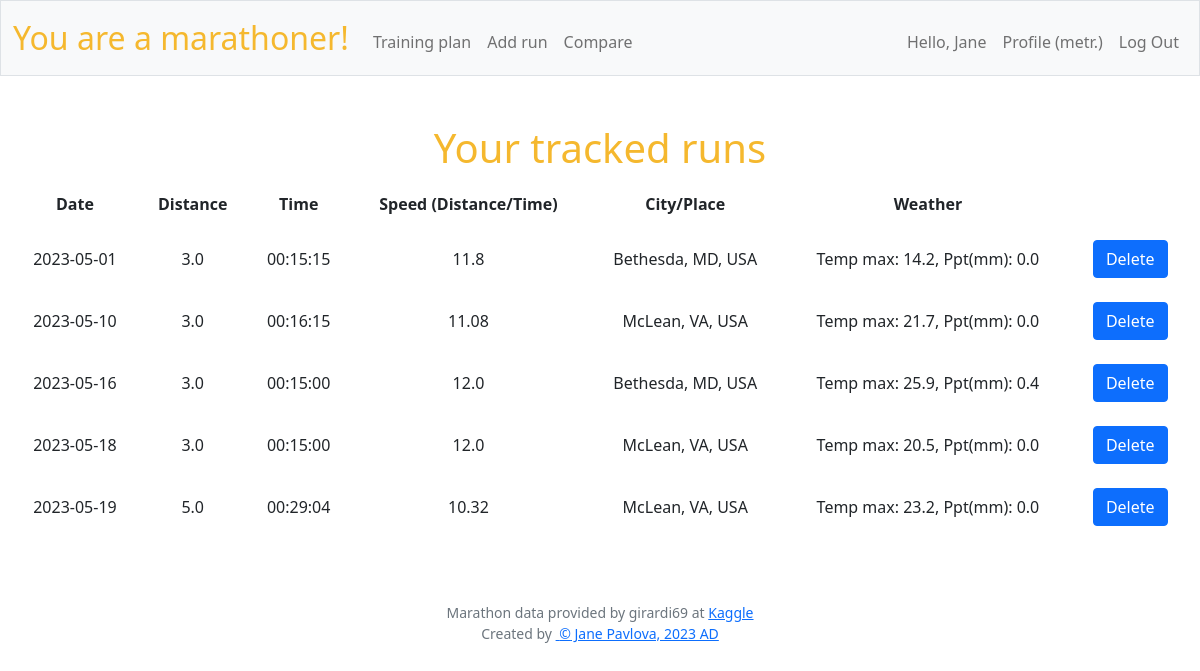
Page / (signed in) on the earlier database version.
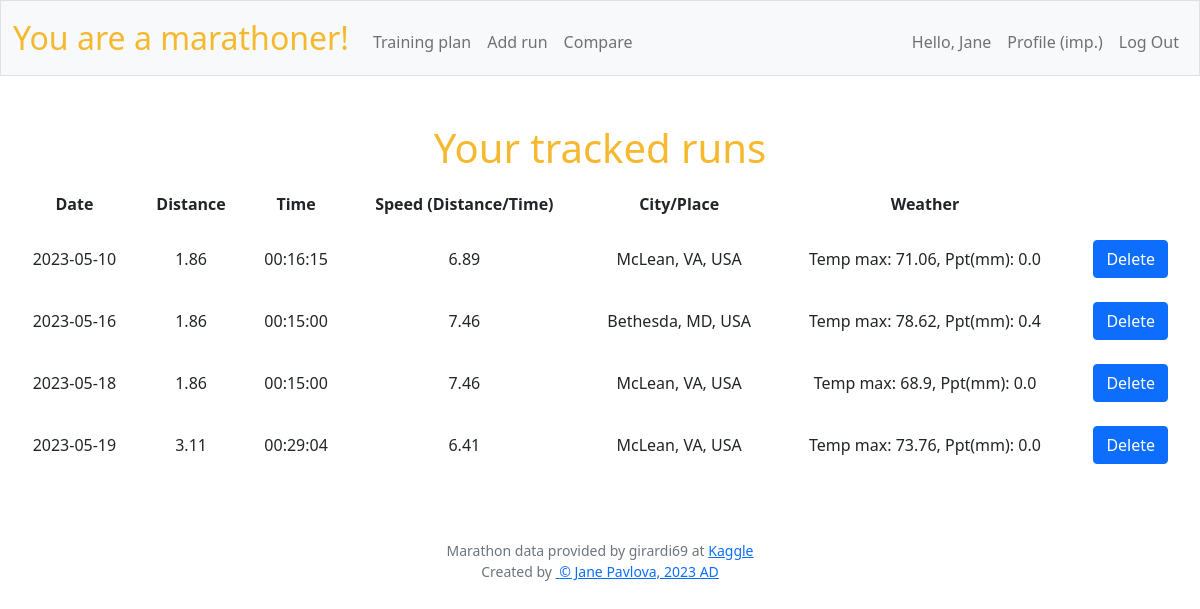
Same page on the later database version.
### tables this page shows
CREATE TABLE users (id INTEGER PRIMARY KEY AUTOINCREMENT NOT NULL, username TEXT NOT NULL, hash TEXT NOT NULL, imperial INTEGER NOT NULL DEFAULT 0);

CREATE TABLE runs (
id INTEGER PRIMARY KEY AUTOINCREMENT NOT NULL,
    user_id INTEGER,
    rundate DATETIME NOT NULL DEFAULT CURRENT_TIMESTAMP,
    distance REAL NOT NULL,
    runtime TEXT NOT NULL,
    speed REAL NOT NULL,
    weather TEXT, city TEXT,
    FOREIGN KEY (user_id) REFERENCES users (id));

### app.py (the view)
@app.route("/", methods=["GET"])
@login_required
def index():
    runs = get_user_runs(session["user_id"], g.crs)
    today = date.today()
    flash_message = False
    if len(runs) != 0:
        flash_message = True
    return render_template("layout.html", flash_message = flash_message, runs = runs, futuredate = today)

### app.py (called while the page is built)
@app.before_request
def before_request():
    if "db" not in g:
        g.db = sqlite3.connect("marathoner.db", check_same_thread=False)
    if "crs" not in g:
        g.crs = g.db.cursor()

@app.after_request
def after_request(response):
    if g.db is not None:
        g.db.close()
    """Ensure responses aren't cached"""
    response.headers["Cache-Control"] = "no-cache, no-store, must-revalidate"
    response.headers["Expires"] = 0
    response.headers["Pragma"] = "no-cache"
    return response

### supportfunctions.py (called while the page is built)
def login_required(f):
    @wraps(f)
    def decorated_function(*args, **kwargs):
        if session.get("user_id") is None:
            return redirect("/login")
        return f(*args, **kwargs)
    return decorated_function

def convert_to_mph(kmh):
    return kmh/1.609

def convert_to_fahrenheit(c):
    return ((c*9/5) + 32)

def convert_to_date(datestr):
    return datetime.strptime(datestr, "%Y-%m-%d").date()

### templates/layout.html (shortened to what this page needs)
<!DOCTYPE html>
<html lang="en">
    <head>
        <link href="https://cdn.jsdelivr.net/npm/bootstrap@5.1.3/dist/css/bootstrap.min.css"
 rel="stylesheet">
        <link href="/static/styles.css" rel="stylesheet">
    </head>
    <body>
        <nav class="bg-light border navbar navbar-expand-md navbar-light">
            <div class="container-fluid">
                <a class="navbar-brand" href="/"><span class="yellow">You</span><span class="yellow"> are</span><span class="yellow"> a</span><span class="yellow"> marathoner!</span></a>
                <div class="collapse navbar-collapse" id="navbar">
                    {% if session["user_id"] %}
                    <ul class="navbar-nav me-auto mt-2">
                        <li class="nav-item"><a class="nav-link" href="/plan">Training plan</a></li>
                        <li class="nav-item"><a class="nav-link" href="/addrun">Add run</a></li>
                        <li class="nav-item"><a class="nav-link" href="/compare">Compare</a></li>
                    </ul>
                    <ul class="navbar-nav ms-auto mt-2">
                        <li class="nav-link">Hello, {{ session["username"] }}</li>
                        <li class="nav-item"><a class="nav-link" href="/settings">Profile {% if session["imperial"]==1 %}(imp.){% else %}(metr.){% endif %}</a></li>
                        <li class="nav-item"><a class="nav-link" href="/logout">Log Out</a></li>
                    </ul>
                    {% else %}
                    <ul class="navbar-nav ms-auto mt-2">
                        <li class="nav-item"><a class="nav-link" href="/register">Register</a></li>
                        <li class="nav-item"><a class="nav-link" href="/login">Log In</a></li>
                    </ul>
                    {% endif %}
                </div>
            </div>
        </nav>
        <main class="container-fluid py-5 text-center">
                {% block main %}
                {% if session["user_id"] %}
                    {% if flash_message == True %}
                        <h1>Your tracked runs</h1>
                        <table>
                            <thead>
                                <tr>
                                    <th>Date</th>
                                    <th>Distance</th>
                                    <th>Time</th>
                                    <th>Speed (Distance/Time)</th>
                                    <th>City/Place</th>
                                    <th>Weather</th>
                                </tr>
                            </thead>
                            <tbody>
                                {% for run in runs %}
                                <tr {% if run.date|convertdate > futuredate %} class="futuredate" {% endif %}>
                                    <td>{{ run.date }}</td>
                                    <td>{{ run.distance }}</td>
                                    <td>{{ run.time}}</td>
                                    <td>{{ run.speed }}</td>
                                    <td>{{ run.city }}</td>
                                    <td>{{ run.weather }}</td>
                                    <td><button type="button" onclick="deleteTableRow('{{ run.id }}')" class="btn btn-primary">Delete</button></td>
                                </tr>
                                {% endfor %}
                            </tbody>
                        </table>
                    {% else %}
                        <h1>Your tracked runs</h1>
                        <h2>No runs yet tracked, stay put!</h2>
                    {% endif %}
                {% else %}
                        <h1>Login or register to start running!</h1>
                {% endif %}
                {% endblock %}
        </main>
        <footer class="mb-5 small text-center text-muted">
            Marathon data provided by girardi69 at <a
                href="https://www.kaggle.com/datasets/girardi69/marathon-time-predictions" target="_blank" rel="noopener noreferrer">Kaggle</a>
                <div>
                    Created by <a
                    href="https://github.com/pavlovajane" target="_blank" rel="noopener noreferrer">&nbsp;<span>&copy;</span>&nbsp;Jane Pavlova, 2023 AD</a>
                </div>
        </footer>
    </body>
</html>

### static/styles.css (style rules this page uses)
nav .navbar-brand { font-size: xx-large; }
nav .navbar-brand .yellow, h1, h2 { color: #f5b82e; }
table { background-color: transparent; margin-bottom: 1rem; width: 100%; }
table th, table td { padding: 0.75rem; vertical-align: middle; }

Differences in the rows shown:
removed runs: date "2023-05-01", distance "3.0", time "00:15:15", speed "11.8", city "Bethesda, MD, USA", weather "Temp max: 14.2, Ppt(mm): 0.0"
computed for runs (number 1 of 4 on the later page): distance "3.0" → "1.86"; speed "11.08" → "6.89"; weather "Temp max: 21.7, Ppt(mm): 0.0" → "Temp max: 71.06, Ppt(mm): 0.0"
computed for runs "Bethesda, MD, USA": distance "3.0" → "1.86"; speed "12.0" → "7.46"; weather "Temp max: 25.9, Ppt(mm): 0.4" → "Temp max: 78.62, Ppt(mm): 0.4"
computed for runs (number 3 of 4 on the later page): distance "3.0" → "1.86"; speed "12.0" → "7.46"; weather "Temp max: 20.5, Ppt(mm): 0.0" → "Temp max: 68.9, Ppt(mm): 0.0"
computed for runs (number 4 of 4 on the later page): distance "5.0" → "3.11"; speed "10.32" → "6.41"; weather "Temp max: 23.2, Ppt(mm): 0.0" → "Temp max: 73.76, Ppt(mm): 0.0"
Other differences:
text no longer shown: "(metr.)"
text now shown: "(imp.)"
